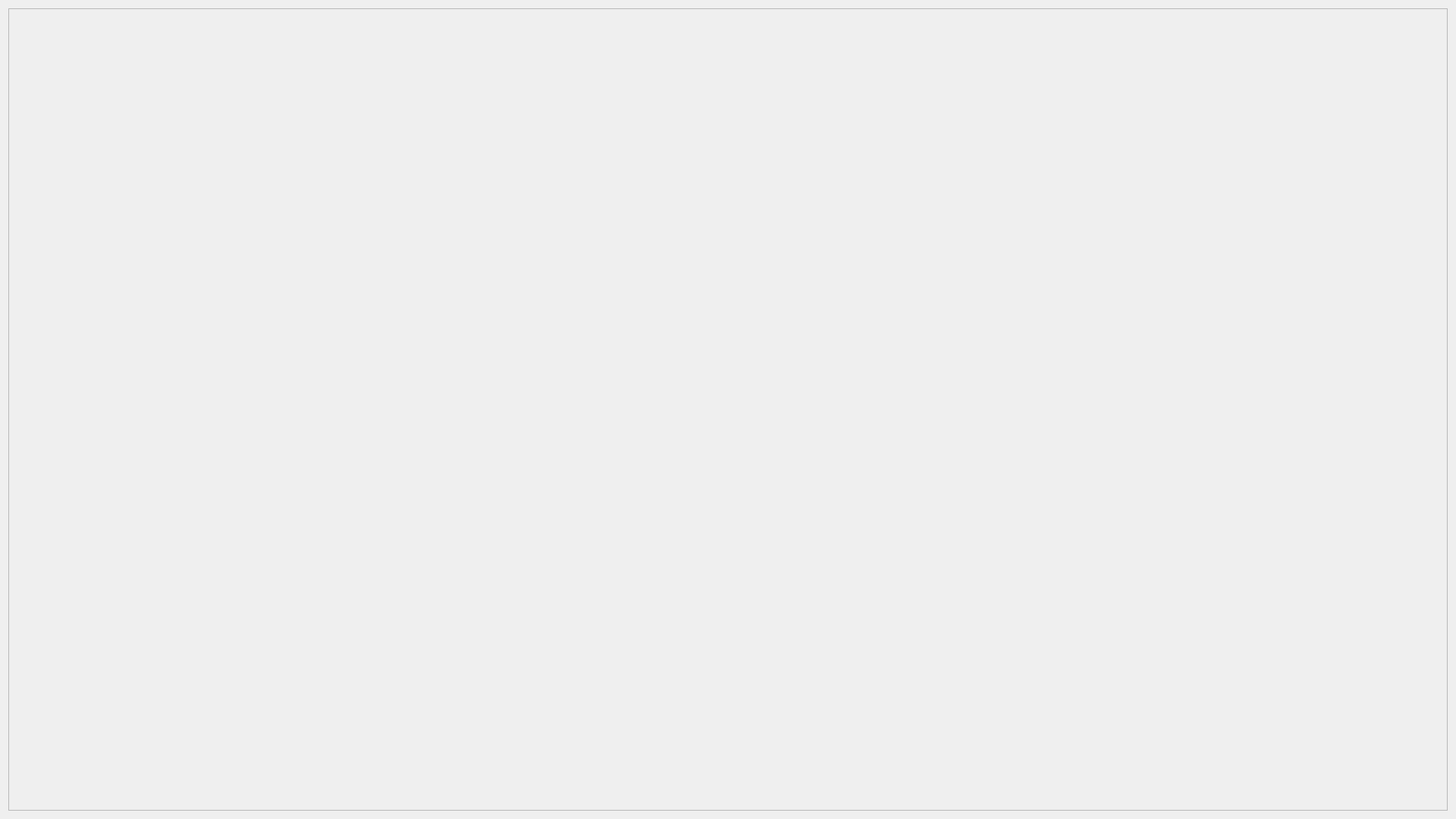
<?xml version="1.0" encoding="UTF-8"?>
<ui version="4.0">
 <class>AnalyticForCyto</class>
 <widget class="QDialog" name="AnalyticForCyto">
  <property name="geometry">
   <rect>
    <x>0</x>
    <y>0</y>
    <width>1920</width>
    <height>1080</height>
   </rect>
  </property>
  <property name="windowTitle">
   <string>Dialog</string>
  </property>
  <layout class="QGridLayout" name="gridLayout">
   <item row="0" column="0">
    <widget class="QScrollArea" name="scrollArea">
     <property name="widgetResizable">
      <bool>true</bool>
     </property>
     <widget class="QWidget" name="scrollAreaWidgetContents">
      <property name="geometry">
       <rect>
        <x>0</x>
        <y>0</y>
        <width>1900</width>
        <height>1060</height>
       </rect>
      </property>
     </widget>
    </widget>
   </item>
  </layout>
 </widget>
 <resources/>
 <connections/>
</ui>
